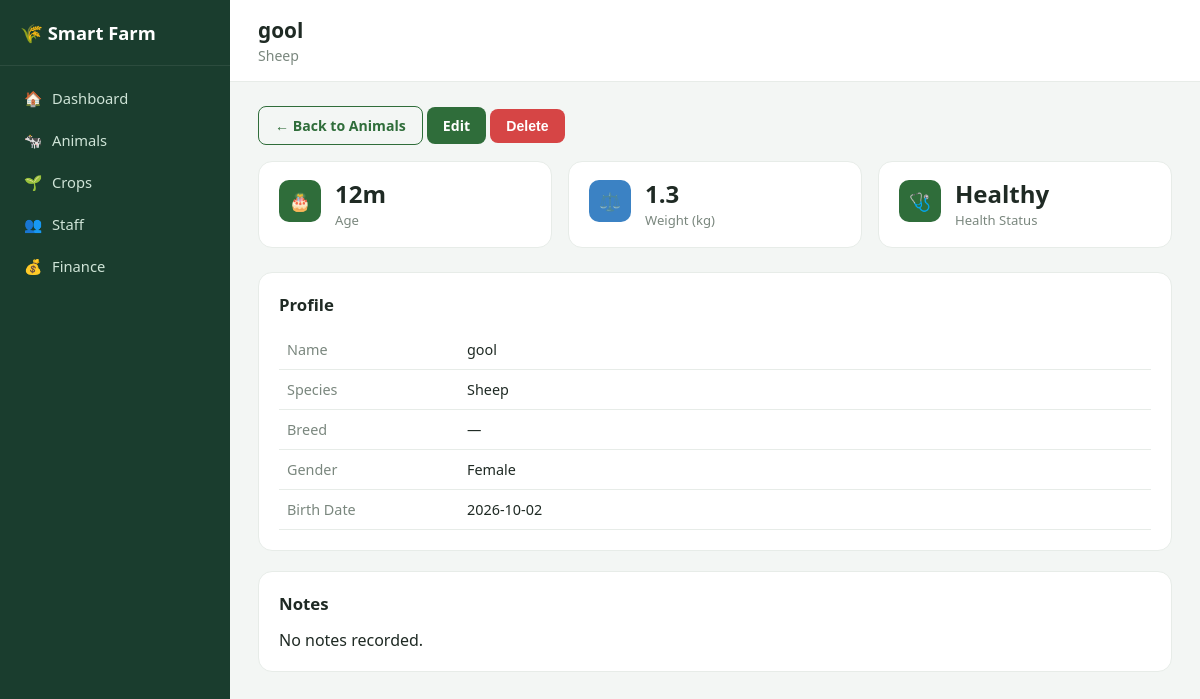
Page /animals/4 on the committed database.
### models.py (models this page shows)
class Animal(db.Model):
    __tablename__ = "animals"
    id = db.Column(db.Integer, primary_key=True)
    name = db.Column(db.String(80), nullable=False)
    species = db.Column(db.String(50), nullable=False)   # e.g. Cow, Goat, Chicken
    breed = db.Column(db.String(80))
    gender = db.Column(db.String(10))
    birth_date = db.Column(db.Date)
    weight_kg = db.Column(db.Float)
    health_status = db.Column(db.String(30), default="Healthy")
    notes = db.Column(db.Text)
    def age_display(self):
        if not self.birth_date:
            return "Unknown"
        days = (date.today() - self.birth_date).days
        years = days // 365
        months = (days % 365) // 30
        if years > 0:
            return f"{years}y {months}m"
        return f"{months}m"

### app.py (the view)
@app.route("/animals/<int:animal_id>")
def animal_detail(animal_id):
    animal = Animal.query.get_or_404(animal_id)
    return render_template("animals/detail.html", animal=animal)

### templates/animals/detail.html (shortened to what this page needs)
{% extends "base.html" %}
{% block page_title %}{{ animal.name }}{% endblock %}
{% block page_subtitle %}{{ animal.species }}{{ ' · ' + animal.breed if animal.breed }}{% endblock %}
{% block content %}
  <div style="margin-bottom:16px;">
    <a href="{{ url_for('animals') }}" class="btn secondary">← Back to Animals</a>
    <a href="{{ url_for('edit_animal', animal_id=animal.id) }}" class="btn">Edit</a>
    <form method="POST" action="{{ url_for('delete_animal', animal_id=animal.id) }}" style="display:inline;" onsubmit="return confirm('Remove {{ animal.name }}?');">
      <button type="submit" class="btn" style="background:#d64545;">Delete</button>
    </form>
  </div>
  <div class="stats-grid">
    <div class="stat-card">
      <div class="icon-badge">🎂</div>
      <div>
        <div class="value">{{ animal.age_display() }}</div>
        <div class="label">Age</div>
      </div>
    </div>
    <div class="stat-card">
      <div class="icon-badge blue">⚖️</div>
      <div>
        <div class="value">{{ animal.weight_kg or '—' }}</div>
        <div class="label">Weight (kg)</div>
      </div>
    </div>
    <div class="stat-card">
      <div class="icon-badge {{ 'danger' if animal.health_status == 'Sick' else ('warning' if animal.health_status == 'Under Treatment' else '') }}">🩺</div>
      <div>
        <div class="value">{{ animal.health_status }}</div>
        <div class="label">Health Status</div>
      </div>
    </div>
  </div>
  <div class="card">
    <h2>Profile</h2>
    <table>
      <tbody>
        <tr><td style="color:#7a877e; width:180px;">Name</td><td>{{ animal.name }}</td></tr>
        <tr><td style="color:#7a877e;">Species</td><td>{{ animal.species }}</td></tr>
        <tr><td style="color:#7a877e;">Breed</td><td>{{ animal.breed or '—' }}</td></tr>
        <tr><td style="color:#7a877e;">Gender</td><td>{{ animal.gender or '—' }}</td></tr>
        <tr><td style="color:#7a877e;">Birth Date</td><td>{{ animal.birth_date or '—' }}</td></tr>
      </tbody>
    </table>
  </div>
  <div class="card">
    <h2>Notes</h2>
    <p style="color:#1f2a24; margin:0;">{{ animal.notes or 'No notes recorded.' }}</p>
  </div>
{% endblock %}

### static/css/style.css (style rules this page uses)
:root { --sidebar-bg: #1a3d2e; --sidebar-bg-light: #234f3a; --accent: #2f6d3a; --accent-light: #eaf6ee; --bg: #f3f6f4; --card: #ffffff; --text: #1f2a24; --muted: #7a877e; --border: #e7ece8; --danger: #d64545; --warning: #e0a627; --blue: #3b82c4; }
* { box-sizing: border-box; }
body { margin: 0; font-family: "Segoe UI", Arial, sans-serif; background: var(--bg); color: var(--text); }
.stats-grid { display: grid; grid-template-columns: repeat(auto-fit, minmax(200px, 1fr)); gap: 16px; margin-bottom: 24px; }
.stat-card { background: var(--card); border: 1px solid var(--border); border-radius: 14px; padding: 18px 20px; display: flex; align-items: flex-start; gap: 14px; }
.stat-card .icon-badge { width: 42px; height: 42px; border-radius: 10px; display: flex; align-items: center; justify-content: center; font-size: 1.1rem; color: white; background: var(--accent); flex-shrink: 0; }
.stat-card .icon-badge.blue { background: var(--blue); }
.stat-card .value { font-size: 1.5rem; font-weight: 700; color: var(--text); line-height: 1.2; }
.stat-card .label { color: var(--muted); font-size: 0.82rem; margin-top: 2px; }
.card { background: var(--card); border: 1px solid var(--border); border-radius: 14px; padding: 20px; margin-bottom: 20px; }
.card h2 { margin-top: 0; font-size: 1.05rem; color: var(--text); }
.btn { display: inline-block; background: var(--accent); color: white; border: none; padding: 9px 16px; border-radius: 8px; cursor: pointer; text-decoration: none; font-size: 0.88rem; font-weight: 600; }
.btn.secondary { background: transparent; color: var(--accent); border: 1px solid var(--accent); }
table { width: 100%; border-collapse: collapse; }
th, td { text-align: left; padding: 10px 8px; border-bottom: 1px solid var(--border); font-size: 0.9rem; }

### rows in the picture
Animal: name "gool", species "Sheep", age_display "12m", weight_kg "1.3", health_status "Healthy", breed "—", gender "Female", birth_date "2026-10-02", notes "No notes recorded."
